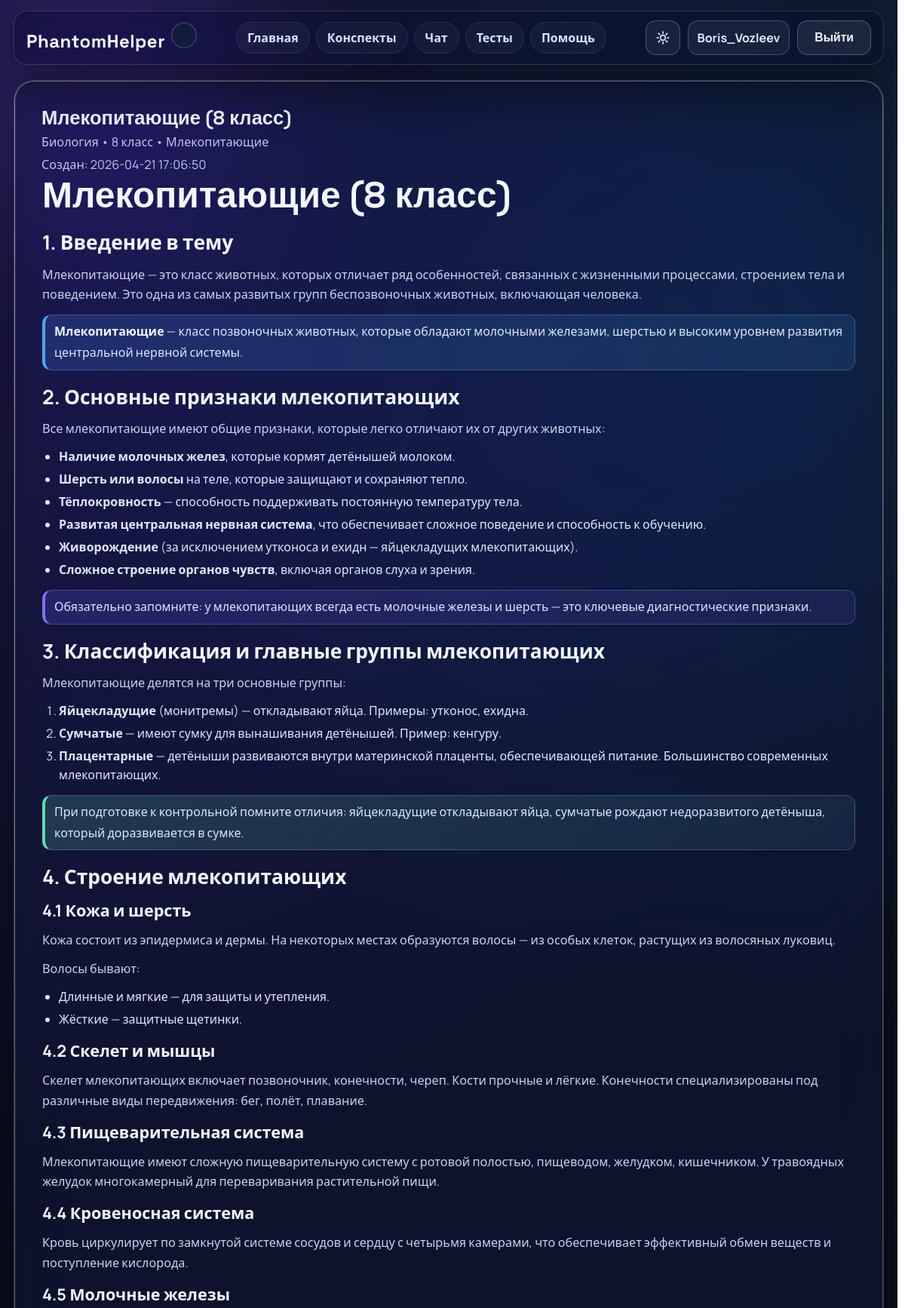
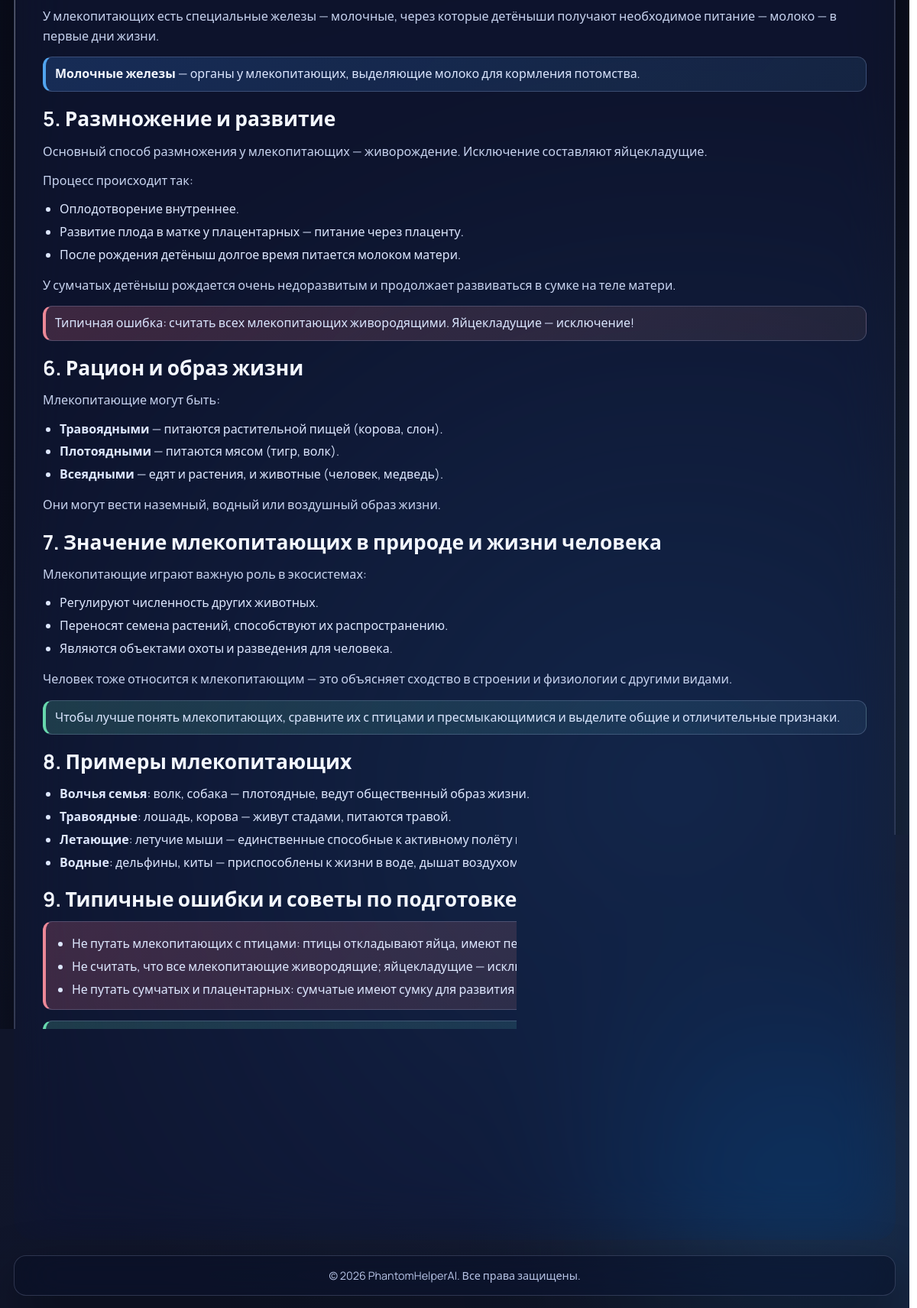
/profile/summary/6 (signed in), run on the app's committed database (2 pictures, top to bottom).
### tables this page shows
CREATE TABLE users (
            id INTEGER PRIMARY KEY AUTOINCREMENT,
            username TEXT NOT NULL UNIQUE,
            password_hash TEXT NOT NULL,
            created_at TEXT NOT NULL DEFAULT CURRENT_TIMESTAMP
        );

CREATE TABLE summaries (
            id INTEGER PRIMARY KEY AUTOINCREMENT,
            user_id INTEGER NOT NULL,
            subject TEXT NOT NULL,
            theme TEXT NOT NULL,
            klass INTEGER NOT NULL,
            title TEXT NOT NULL,
            content_html TEXT NOT NULL,
            content_text TEXT NOT NULL,
            created_at TEXT NOT NULL DEFAULT CURRENT_TIMESTAMP,
            updated_at TEXT NOT NULL DEFAULT CURRENT_TIMESTAMP,
            is_favorite INTEGER NOT NULL DEFAULT 0,
            is_archived INTEGER NOT NULL DEFAULT 0,
            FOREIGN KEY (user_id) REFERENCES users(id) ON DELETE CASCADE
        );

### app.py (the view)
@app.route('/profile/summary/<int:summary_id>', methods=['GET'])
@login_required
def view_summary(summary_id):
    summary = get_summary_for_user(summary_id, current_user_id())
    if summary is None:
        return redirect(url_for('profile', tab='summaries'))
    return render_template('profile_summary.html', summary=summary)

### app.py (called while the page is built, shortened)
def collapse_spaces(value):
    return re.sub(r"\s+", " ", (value or "")).strip()

def to_moscow_time(value):
    raw = collapse_spaces(str(value or ""))
    if not raw:
        return raw
    parsed = None
    for fmt in ("%Y-%m-%d %H:%M:%S.%f", "%Y-%m-%d %H:%M:%S"):
        try:
            parsed = datetime.strptime(raw, fmt)
            break
        except ValueError:
            continue
    if parsed is None:
        return raw
    parsed_utc = parsed.replace(tzinfo=timezone.utc)
    return parsed_utc.astimezone(MOSCOW_TZ).strftime("%Y-%m-%d %H:%M:%S")

def row_to_dict_with_moscow(row, fields=("created_at", "updated_at", "last_attempt_at", "best_attempt_at")):
    if row is None:
        return None
    data = dict(row)
    for field in fields:
        if field in data and data[field]:
            data[field] = to_moscow_time(data[field])
    return data

def get_db():
    if "db" not in g:
        g.db = sqlite3.connect(app.config["DATABASE"])
        g.db.row_factory = sqlite3.Row
        g.db.execute("PRAGMA foreign_keys = ON")
    return g.db

def get_user_by_id(user_id):
    row = get_db().execute(
        "SELECT id, username, created_at FROM users WHERE id = ?",
        (user_id,)
    ).fetchone()
    return row_to_dict_with_moscow(row, fields=("created_at",))

def current_user_id():
    user = g.get("current_user")
    return int(user["id"]) if user else None

def login_required(view):
    @wraps(view)
    def wrapped_view(*args, **kwargs):
        if g.get("current_user") is not None:
            return view(*args, **kwargs)
    return wrapped_view

@app.before_request
def load_current_user():
    g.current_user = None
    user_id = session.get("user_id")
    if not user_id:
        return
    user = get_user_by_id(user_id)
    if user is None:
        session.clear()
        return
    g.current_user = user

@app.context_processor
def inject_current_user():
    return {"current_user": g.get("current_user")}

def get_summary_for_user(summary_id, user_id):
    row = get_db().execute(
        """
        SELECT id, title, subject, theme, klass, content_html, created_at
        FROM summaries
        WHERE id = ? AND user_id = ? AND is_archived = 0
        """,
        (summary_id, user_id)
    ).fetchone()
    return row_to_dict_with_moscow(row, fields=("created_at",))

### templates/profile_summary.html (shortened to what this page needs)
{% extends "base.html" %}
{% block content %}
<section class="page-card glass-card">
    <div class="summary-header profile-entity-head">
        <h1 class="page-title-sm no-copy">{{ summary["title"] }}</h1>
        <p class="profile-item-meta">{{ summary["subject"] }} • {{ summary["klass"] }} класс • {{ summary["theme"] }}</p>
        <p class="profile-item-meta">Создан: {{ summary["created_at"] }}</p>
    </div>
    <div id="profileSummaryResult">
        <article class="summary-article">{{ summary["content_html"] | safe }}</article>
    </div>
    <div class="result-actions">
        <a class="back-button" href="{{ url_for('profile', tab='summaries') }}">Назад к конспектам</a>
        <a class="back-button back-button--chat-summary" href="{{ url_for('open_summary_chat', summary_id=summary['id']) }}">
        </a>
        <a class="secondary-btn" href="{{ url_for('download_summary_pdf', summary_id=summary['id']) }}">Скачать PDF</a>
    </div>
</section>
{% endblock %}

### templates/base.html (shortened to what this page needs)
<!DOCTYPE html>
<html lang="ru">
<head>
    <link rel="stylesheet" href="{{ url_for('static', filename='css/style.css') }}">
    <link rel="stylesheet" href="https://cdn.jsdelivr.net/npm/katex@0.16.11/dist/katex.min.css">
    <link rel="stylesheet" href="https://cdn.jsdelivr.net/npm/codemirror@5.65.16/lib/codemirror.min.css">
    <link rel="stylesheet" href="https://cdn.jsdelivr.net/npm/codemirror@5.65.16/theme/material-darker.min.css">
    <link rel="stylesheet" href="https://cdn.jsdelivr.net/npm/codemirror@5.65.16/theme/eclipse.min.css">
    <link rel="stylesheet" id="hljsThemeDark" href="https://cdn.jsdelivr.net/gh/highlightjs/cdn-release@11.11.1/build/styles/darcula.min.css">
    <link rel="stylesheet" id="hljsThemeLight" href="https://cdn.jsdelivr.net/gh/highlightjs/cdn-release@11.11.1/build/styles/idea.min.css">
</head>
<body>
    <div class="app-bg-orb orb-a"></div>
    <div class="app-bg-orb orb-b"></div>
    <header class="site-header">
        <div class="header-inner">
            <div class="logo-group">
                <a href="/" class="logo">
                    <span class="logo-text">PhantomHelper</span>
                </a>
                <button type="button" class="logo-mark assistant-profile-trigger" data-assistant-profile-trigger aria-label="Открыть профиль AI-ассистента" title="Профиль AI-ассистента">
                    <img src="{{ url_for('static', filename='images/logo.png') }}" alt="" class="assistant-logo-image" loading="eager" decoding="async">
                </button>
            </div>
            <nav class="site-nav-inline">
                <ul class="nav-list">
                    <li><a href="/">Главная</a></li>
                    <li><a href="/make_summary">Конспекты</a></li>
                    <li><a href="/chat">Чат</a></li>
                    <li><a href="/make_test">Тесты</a></li>
                    <li><a href="/help">Помощь</a></li>
                </ul>
            </nav>
            <div class="header-actions">
                <button type="button" class="theme-toggle" id="themeToggle" aria-label="Переключить тему">
                    <span class="theme-icon theme-icon-sun" aria-hidden="true">
                    </span>
                </button>
                {% if current_user %}
                    <a href="{{ url_for('profile') }}" class="user-chip" aria-label="Открыть профиль">{{ current_user["username"] }}</a>
                    <form method="post" action="{{ url_for('logout') }}" class="header-auth-form">
                        <button type="submit" class="nav-cta nav-cta-secondary">Выйти</button>
                    </form>
                {% else %}
                    <a href="{{ url_for('login') }}" class="nav-cta">Войти</a>
                    <a href="{{ url_for('register') }}" class="nav-cta nav-cta-secondary">Регистрация</a>
                {% endif %}
            </div>
        </div>
    </header>
    <main class="page-shell">
        {% block content %}{% endblock %}
    </main>
    <footer class="site-footer">
        <p>&copy; 2026 PhantomHelperAI. Все права защищены.</p>
    </footer>
</body>
</html>

### data on the page
users: username "Boris_Vozleev"
summaries: title "Млекопитающие (8 класс)", subject "Биология", klass "8", theme "Млекопитающие", created_at "2026-04-21 17:06:50", content_html "Млекопитающие (8 класс) 1. Введение в тему Млекопитающие — это класс животных, которых отличает ряд особенностей, связанных с жизненными процессами, строением тела и поведением. Это одна из самых развитых групп беспозвоночных животных, включающая человека. Млекопитающие — класс позвоночных животных, которые обладают молочными железами, шерстью и высоким уровнем развития центральной нервной системы. 2. Основные признаки млекопитающих Все млекопитающие имеют общие признаки, которые легко отличают их от других животных: Наличие молочных желез , которые кормят детёнышей молоком. Шерсть или волосы на теле, которые защищают и сохраняют тепло. Тёплокровность — способность поддерживать постоянную…"
